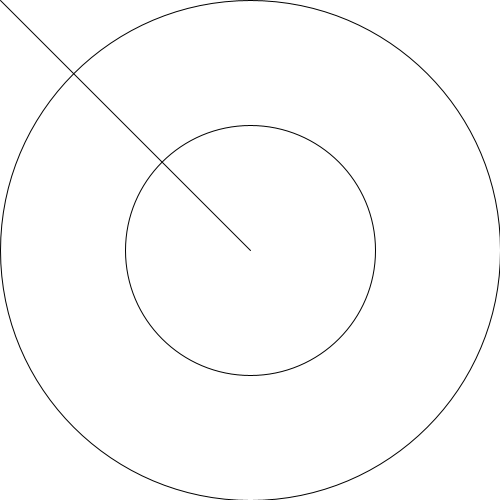
Frame 1 (no input)
Frame 60 (the mouse pressed at the canvas centre just before this capture): identical to frame 1, image omitted
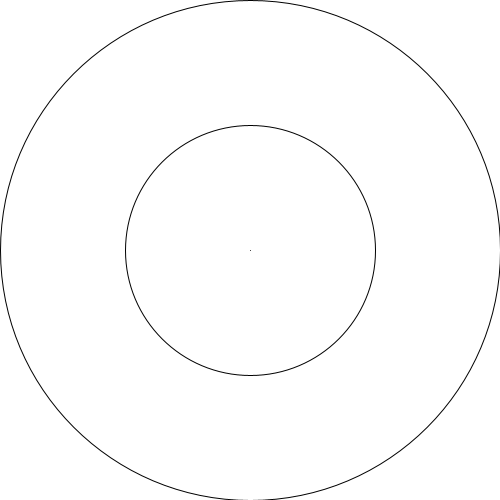
Frame 120 (the mouse held since frame 60 and released just before this capture)

The Processing sketch that drew these frames (run headless with seeded random() and noise(); from frame 60 on, the mouse is pressed at the canvas centre):

// Processing sketch: mouse_map
// ── mouse_map.pde
void setup() {
  size(500, 500);
}
void draw() {
  background(255);
  int x, y;
  x = width/2;
  y = height/2;
  ellipse(x, y, width, height);
  ellipse(x, y, width/2, height/2);
  line(x, y, mouseX, mouseY);
  println(dist(0, 0, 1, 1));
}
